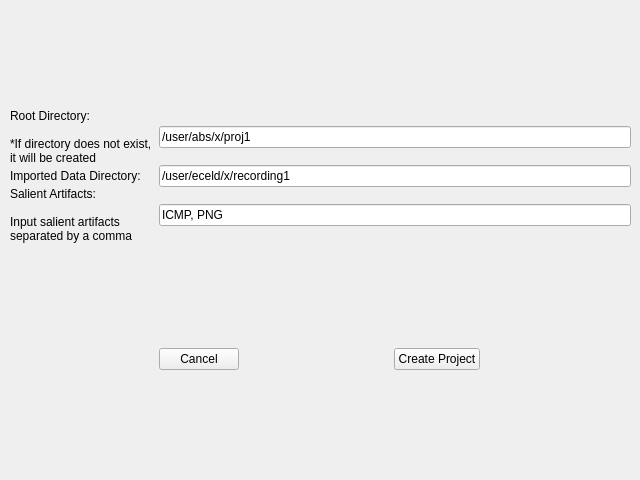
<?xml version="1.0" encoding="UTF-8"?>
<ui version="4.0">
 <class>CreateProjectWidget</class>
 <widget class="QWidget" name="CreateProjectWidget">
  <property name="geometry">
   <rect>
    <x>0</x>
    <y>0</y>
    <width>640</width>
    <height>480</height>
   </rect>
  </property>
  <property name="sizePolicy">
   <sizepolicy hsizetype="MinimumExpanding" vsizetype="MinimumExpanding">
    <horstretch>0</horstretch>
    <verstretch>0</verstretch>
   </sizepolicy>
  </property>
  <property name="minimumSize">
   <size>
    <width>640</width>
    <height>480</height>
   </size>
  </property>
  <property name="windowTitle">
   <string>Widget</string>
  </property>
  <widget class="QWidget" name="verticalLayoutWidget">
   <property name="geometry">
    <rect>
     <x>10</x>
     <y>10</y>
     <width>621</width>
     <height>461</height>
    </rect>
   </property>
   <layout class="QVBoxLayout" name="widget_layout">
    <item>
     <layout class="QGridLayout" name="input_layout" rowstretch="1,0,0" columnstretch="0,0">
      <property name="sizeConstraint">
       <enum>QLayout::SetMaximumSize</enum>
      </property>
      <property name="bottomMargin">
       <number>0</number>
      </property>
      <property name="horizontalSpacing">
       <number>7</number>
      </property>
      <property name="verticalSpacing">
       <number>0</number>
      </property>
      <item row="0" column="0">
       <widget class="QLabel" name="root_text">
        <property name="text">
         <string>Root Directory:

*If directory does not exist,
it will be created</string>
        </property>
       </widget>
      </item>
      <item row="2" column="1">
       <widget class="QLineEdit" name="salient_field">
        <property name="text">
         <string>ICMP, PNG</string>
        </property>
       </widget>
      </item>
      <item row="1" column="1">
       <widget class="QLineEdit" name="import_field">
        <property name="text">
         <string>/user/eceld/x/recording1</string>
        </property>
       </widget>
      </item>
      <item row="0" column="1">
       <widget class="QLineEdit" name="root_field">
        <property name="text">
         <string>/user/abs/x/proj1</string>
        </property>
       </widget>
      </item>
      <item row="2" column="0">
       <widget class="QLabel" name="salient_text">
        <property name="text">
         <string>Salient Artifacts:

Input salient artifacts
separated by a comma</string>
        </property>
       </widget>
      </item>
      <item row="1" column="0">
       <widget class="QLabel" name="import_text">
        <property name="text">
         <string>Imported Data Directory:</string>
        </property>
       </widget>
      </item>
     </layout>
    </item>
    <item>
     <layout class="QGridLayout" name="button_layout">
      <item row="0" column="0">
       <widget class="QPushButton" name="cancel_button">
        <property name="sizePolicy">
         <sizepolicy hsizetype="Fixed" vsizetype="Fixed">
          <horstretch>0</horstretch>
          <verstretch>0</verstretch>
         </sizepolicy>
        </property>
        <property name="text">
         <string>Cancel</string>
        </property>
       </widget>
      </item>
      <item row="0" column="1">
       <widget class="QPushButton" name="create_button">
        <property name="sizePolicy">
         <sizepolicy hsizetype="Fixed" vsizetype="Fixed">
          <horstretch>0</horstretch>
          <verstretch>0</verstretch>
         </sizepolicy>
        </property>
        <property name="text">
         <string>Create Project</string>
        </property>
        <property name="default">
         <bool>false</bool>
        </property>
       </widget>
      </item>
     </layout>
    </item>
   </layout>
  </widget>
 </widget>
 <resources/>
 <connections/>
</ui>
